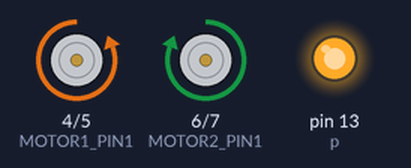
Simulated run of this sketch. Board: Arduino Uno, built with avr-gcc and run on an emulated ATmega328P. Parts: motor-driver pin pairs drawn as motors (green arrow = first pin HIGH = forward, orange = second pin HIGH = backward, longer = more drive), output pins drawn as LEDs (lit = HIGH).

Above: at 0.2 s.
At 3.0 s:
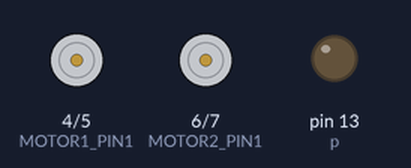
Timing chart, 0 to 7.2 s (numbered marks = the images above):
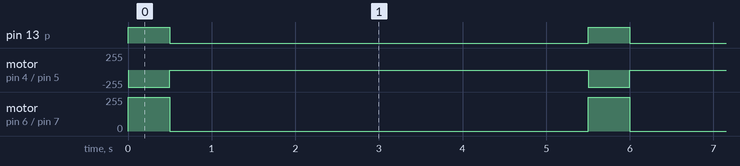

Measured:
- by itself, pin 13 (p): alternates HIGH for 0.50 s and LOW for 5.0 s
- by itself, motor on pin 4 (MOTOR1_PIN1) / pin 5 (MOTOR1_PIN2): alternates backward 255/255 for 0.50 s and stopped for 5.0 s
- by itself, motor on pin 6 (MOTOR2_PIN1) / pin 7 (MOTOR2_PIN2): alternates forward 255/255 for 0.50 s and stopped for 5.0 s

The sketch:

motortesting.ino
```cpp
const int p = 13;
const int MOTOR1_PIN1 = 4;  // Connect this to one terminal of Motor1
const int MOTOR1_PIN2 = 5;  // Connect this to the other terminal of Motor1
const int MOTOR2_PIN1 = 6;  // Connect this to one terminal of Motor2
const int MOTOR2_PIN2 = 7;  // Connect this to the other terminal of Motor2
const int msDelayPer360Turn = 500; // TODO: Test this

void setup() {
  pinMode(p, OUTPUT);
  pinMode(MOTOR1_PIN1, OUTPUT);
  pinMode(MOTOR1_PIN2, OUTPUT);
  pinMode(MOTOR2_PIN1, OUTPUT);
  pinMode(MOTOR2_PIN2, OUTPUT);
}

void loop() {
  digitalWrite(p, HIGH);
  turnL();
  delay(msDelayPer360Turn);
  digitalWrite(p, LOW);
  moveStop();
  delay(5000);
}

void moveStop(){
  digitalWrite(MOTOR1_PIN1, LOW);
  digitalWrite(MOTOR1_PIN2, LOW);
  digitalWrite(MOTOR2_PIN1, LOW);
  digitalWrite(MOTOR2_PIN2, LOW);
}

void moveForward(){
  digitalWrite(MOTOR1_PIN1, HIGH);
  digitalWrite(MOTOR1_PIN2, LOW);
  digitalWrite(MOTOR2_PIN1, HIGH);
  digitalWrite(MOTOR2_PIN2, LOW);
}

void turnL(){
  digitalWrite(MOTOR1_PIN1, LOW);
  digitalWrite(MOTOR1_PIN2, HIGH);
  digitalWrite(MOTOR2_PIN1, HIGH);
  digitalWrite(MOTOR2_PIN2, LOW);
}

void turnR(){
  digitalWrite(MOTOR1_PIN1, HIGH);
  digitalWrite(MOTOR1_PIN2, LOW);
  digitalWrite(MOTOR2_PIN1, LOW);
  digitalWrite(MOTOR2_PIN2, HIGH);
}
```
